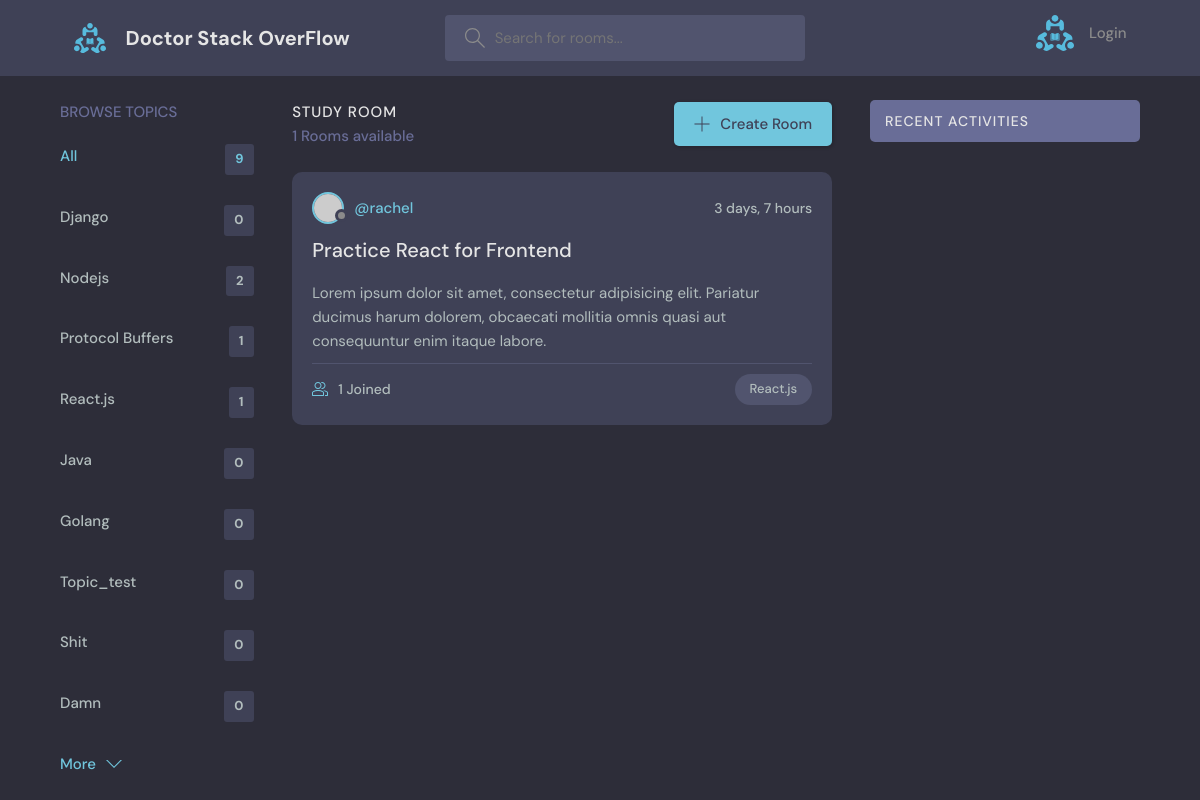
The page /?q=React.js on the database its author committed.
### base/models.py (models this page shows, shortened)
class Topic(models.Model):
    name = models.CharField(max_length=200)

class Room(models.Model):
    host = models.ForeignKey(User, on_delete=models.SET_NULL, null=True)
    topic = models.ForeignKey(Topic, on_delete=models.SET_NULL, null=True)
    name = models.CharField(max_length=200)
    description = models.TextField(null=True, blank=True)
    participants = models.ManyToManyField(
        User, related_name='participants', blank=True)
    updated_at = models.DateTimeField(auto_now=True)
    created_at = models.DateTimeField(auto_now_add=True)
    class Meta:
        ordering = ['-updated_at', '-created_at']

### base/views.py (the view)
# urls.py: path('', views.home, name='home'),
def home(request):
    q = request.GET.get('q') if request.GET.get('q') != None else ''
    rooms = Room.objects.filter(Q(topic__name__icontains=q) |
                                Q(name__icontains=q) |
                                Q(description__icontains=q)
                                )
    topics = Topic.objects.all()
    count = rooms.count()
    conversations = Message.objects.filter(Q(room__topic__name__icontains=q))
    print(conversations)
    context = {'rooms': rooms, 'topics': topics,
               "count": count, "conversations": conversations}
    return render(request, 'base/home.html', context)

### base/templates/base/home.html (shortened to what this page needs)
{%extends 'main.html' %}
{%block content%}
    <main class="layout layout--3">
      <div class="container">
        {%include 'base/topics_component.html' %}
        <div class="roomList">
          <div class="roomList__header">
            <div>
              <h2>Study Room</h2>
              <p>{{rooms.count}} Rooms available</p>
            </div>
            <a class="btn btn--main" href='{% url 'create-room' %}'>
              <svg version="1.1" xmlns="http://www.w3.org/2000/svg" width="32" height="32" viewBox="0 0 32 32">
                <title>add</title>
                <path
                  d="M16.943 0.943h-1.885v14.115h-14.115v1.885h14.115v14.115h1.885v-14.115h14.115v-1.885h-14.115v-14.115z"
                ></path>
              </svg>
              Create Room
            </a>
          </div>
          {%include 'base/feed_component.html' %}
        </div>
        {%include 'base/activity_component.html' %}
      </div>
    </main>
    {%endblock content%}

### base/templates/base/topics_component.html
<div class="topics">
    <div class="topics__header">
      <h2>Browse Topics</h2>
    </div>
    <ul class="topics__list">
      <li>
        <a href="{%url 'home' %}" class="active">All <span>{{topics.count}}</span></a>
      </li>
      {% for topic in topics%}
      <li>
        <a href="{% url 'home' %}?q={{topic.name}}">{{topic.name}} <span>{{topic.room_set.all.count}}</span></a>
      </li>
      {% endfor %}
    </ul>
    <a class="btn btn--link" href="topics.html">
      More
      <svg version="1.1" xmlns="http://www.w3.org/2000/svg" width="32" height="32" viewBox="0 0 32 32">
        <title>chevron-down</title>
        <path d="M16 21l-13-13h-3l16 16 16-16h-3l-13 13z"></path>
      </svg>
    </a>
  </div>

### base/templates/base/feed_component.html (shortened to what this page needs)
{% for room in rooms%}
<div class="roomListRoom">
    <div class="roomListRoom__header">
      <a href="{% url 'user-profile' room.host.id %}" class="roomListRoom__author">
        <div class="avatar avatar--small">
          <img src="https://randomuser.me/api/portraits/women/11.jpg" />
        </div>
        <span>@{{room.host.username}}</span>
      </a>
      <div class="roomListRoom__actions">
        <span>{{room.created_at|timesince}}</span>
      </div>
    </div>
    <div class="roomListRoom__content">
      <a href="{%url 'room' room.id %}">{{room.name}}</a>
      <p>
        Lorem ipsum dolor sit amet, consectetur adipisicing elit. Pariatur ducimus harum dolorem, obcaecati
        mollitia omnis quasi aut consequuntur enim itaque labore.
      </p>
    </div>
    <div class="roomListRoom__meta">
      <a href="{%url 'room' room.id %}" class="roomListRoom__joined">
        {{room.participants.all.count}} Joined
      </a>
      <p class="roomListRoom__topic">{{room.topic.name}}</p>
    </div>
  </div>
{% endfor %}

### static/styles/style.css (style rules this page uses)
:root { --color-main: #71c6dd; --color-main-light: #e1f6fb; --color-dark: #3f4156; --color-dark-medium: #51546e; --color-dark-light: #696d97; --color-light: #e5e5e5; --color-gray: #8b8b8b; --color-light-gray: #b2bdbd; --color-bg: #2d2d39; --color-success: #5dd693; --color-error: #fc4b0b; }
* { font-family: "DM Sans", -apple-system, BlinkMacSystemFont, "Segoe UI", Roboto, Oxygen, Ubuntu, Cantarell, "Open Sans", "Helvetica Neue", sans-serif; margin: 0; padding: 0; box-sizing: border-box; text-rendering: optimizeLegibility; font-size: inherit; }
html { font-size: 56.25%; }
@media only screen and (min-width: 1200px) { html { font-size: 62.5%; } }
body { line-height: 1.6; font-weight: 400; font-size: 1.5rem; color: var(--color-light-gray); background-color: var(--color-bg); min-height: 100vh; }
img { width: 100%; }
a { display: inline-block; color: var(--color-main); text-decoration: none; }
.container { max-width: 120rem; width: 90%; margin: auto; }
.btn { background-color: transparent; border: none; display: inline-flex; align-items: center; gap: 1rem; cursor: pointer; transition: all ease-in-out 0.3s; padding: 1rem 2rem; border-radius: 5px; box-shadow: 1px 1px 3px 1px rgba(0, 0, 0, 0.15); font-weight: 500; }
.btn--link { border-radius: 0; padding: 0; color: var(--color-main); box-shadow: none; }
.btn--main { background-color: var(--color-main); color: var(--color-dark); }
.btn > svg { fill: currentColor; width: 1.6rem; height: 1.6rem; }
.avatar { position: relative; display: inline-block; border-radius: 50%; border: 2px solid var(--color-main); }
.avatar img { display: block; border-radius: 50%; object-fit: cover; object-position: center; }
.avatar::after { content: ""; display: block; position: absolute; background-color: var(--color-gray); z-index: 111; border-radius: 50%; border: 0.3rem solid var(--color-dark); }
.avatar.avatar--small img { width: 2.8rem; height: 2.8rem; }
.avatar.avatar--small:after { width: 0.7rem; height: 0.7rem; bottom: 0px; right: -6px; }
.layout { margin-top: 2.4rem; }
.layout > .container { display: flex; justify-content: space-between; align-items: flex-start; }
.layout--3 > .container > div:first-child { flex-basis: 18%; max-width: 22.5rem; }
.layout--3 > .container > div:nth-child(2) { flex-basis: 50%; }
.topics__header { margin-bottom: 2rem; }
.topics__header h2 { text-transform: uppercase; font-weight: 500; color: var(--color-dark-light); }
.topics__list { list-style: none; }
.topics__list li a { display: flex; justify-content: space-between; margin-bottom: 3rem; font-weight: 500; color: var(--color-light-gray); transition: all 0.3s ease-in-out; }
.topics__list li a.active, .topics__list li a:hover { color: var(--color-main); }
.topics__list li a span { padding: 0.5rem 1rem; background-color: var(--color-dark); border-radius: 3px; font-size: 1.3rem; font-weight: 700; letter-spacing: 1px; }
.roomList__header { display: flex; justify-content: space-between; align-items: center; margin-bottom: 2.4rem; }
.roomList__header h2 { text-transform: uppercase; font-weight: 500; color: var(--color-light); letter-spacing: 1px; }
.roomList__header p { font-weight: 500; color: var(--color-dark-light); }
.roomListRoom { margin-bottom: 2.4rem; background-color: var(--color-dark); border-radius: 1rem; padding: 2rem; }
.roomListRoom__header { display: flex; justify-content: space-between; align-items: center; }
.roomListRoom__author { font-weight: 500; display: flex; align-items: center; gap: 1rem; }
.roomListRoom__actions { display: flex; align-items: flex-start; gap: 1rem; position: relative; }
.roomListRoom__actions span { font-size: 1.4rem; font-weight: 500; }
.roomListRoom__content { margin: 1rem 0; }
.roomListRoom__content a { font-size: 2rem; font-weight: 500; margin-bottom: 1.5rem; color: var(--color-light); transition: all 0.3s ease-in-out; }
.roomListRoom__meta { border-top: 1px solid var(--color-dark-medium); padding-top: 1rem; display: flex; align-items: center; justify-content: space-between; }
.roomListRoom__joined { color: var(--color-light-gray); display: flex; align-items: center; gap: 1rem; font-size: 1.4rem; font-weight: 500; }
.roomListRoom__joined svg { fill: var(--color-main); width: 1.6rem; height: 1.6rem; }
.roomListRoom__topic { padding: 5px 1.5rem; background-color: var(--color-dark-medium); border-radius: 5rem; font-weight: 500; font-size: 1.3rem; }

### rows shown on the page
Topic: name "Django", room_set.all.count "0"
Topic: name "Nodejs", room_set.all.count "2"
Topic: name "Protocol Buffers", room_set.all.count "1"
Topic: name "React.js", room_set.all.count "1"
Topic: name "Java", room_set.all.count "0"
Topic: name "Golang", room_set.all.count "0"
Topic: name "Topic_test", room_set.all.count "0"
Topic: name "Shit", room_set.all.count "0"
Topic: name "Damn", room_set.all.count "0"
Room: host.username "rachel", created_at "3 days, 7 hours", name "Practice React for Frontend", participants.all.count "1", topic.name "React.js"

### other values the page prints
{{ topics.count }} "9"
{{ rooms.count }} "1"
